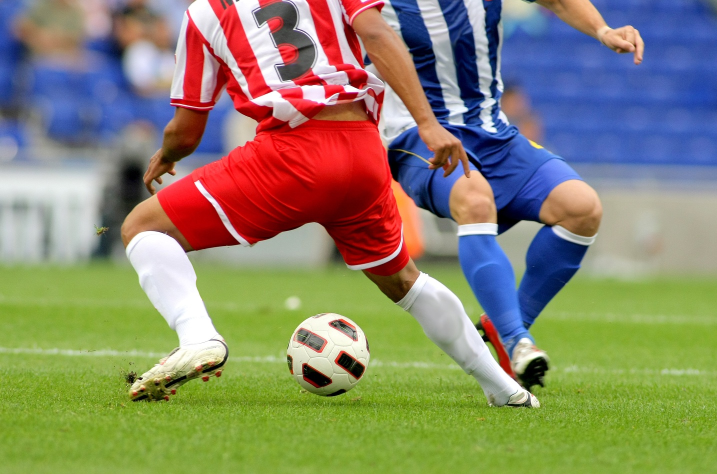
#> input picture L01_OpenCV/soccer.jpg, 1434 x 948 px (shown at 1/2 size)
$ python 1_load_and_convert_gray.py
#> lines starting #> are read from the running program, lines starting #| are printed output that depends on the picture
import cv2 as cv
import sys
import numpy as np


img = cv.imread('soccer.jpg')
#> img is the input picture: shape (948, 1434, 3); mean B, G, R 107.2, 133.3, 136.9

#img 원본 이미지 #gray 흑백 이미지
if img is None:
    sys.exit('파일이 존재하지 않습니다')

img = cv.resize(img, dsize=(0,0), fx=0.5,fy=0.5)
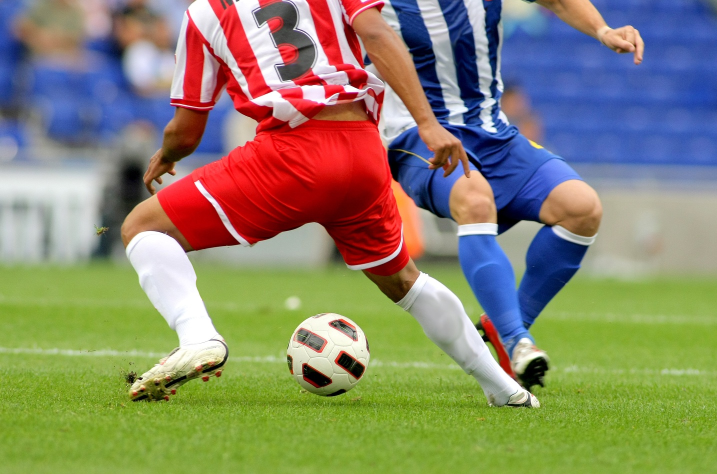
#> img: shape (474, 717, 3); mean B, G, R 107.3, 133.4, 137

gray = cv.cvtColor(img, cv.COLOR_BGR2GRAY)
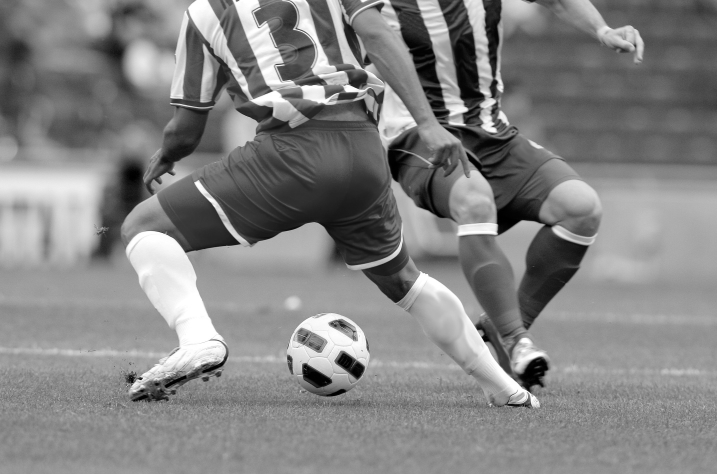
#> gray: shape (474, 717); min 0, max 255, mean 131.5
gray_3ch = cv.cvtColor(gray, cv.COLOR_GRAY2BGR)

stacked = np.hstack((img, gray_3ch))
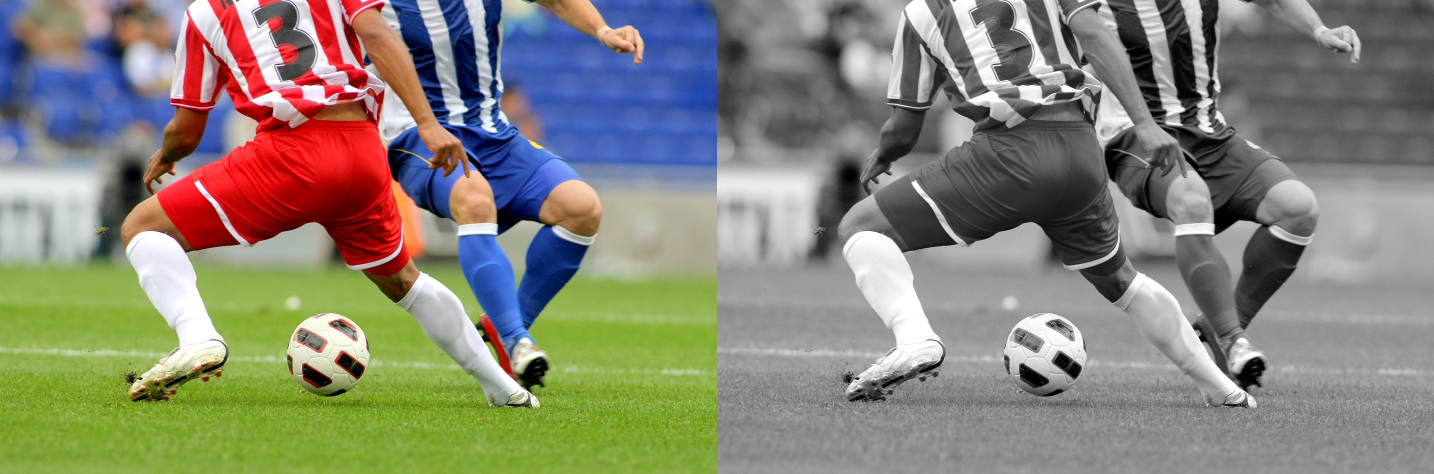
#> stacked: shape (474, 1434, 3); mean B, G, R 119.4, 132.4, 134.2

print(img.shape)
#| (474, 717, 3)
print(gray.shape)
#| (474, 717)
print(gray_3ch.shape)
#| (474, 717, 3)
print(gray_3ch[0,0,0],gray_3ch[0,0,1],gray_3ch[0,0,2])
#| 109 109 109
# # 결과 출력
cv.imshow("Original & Grayscale", stacked)


while(True):
    cv.waitKey()
    cv.destroyAllWindows()
    break
